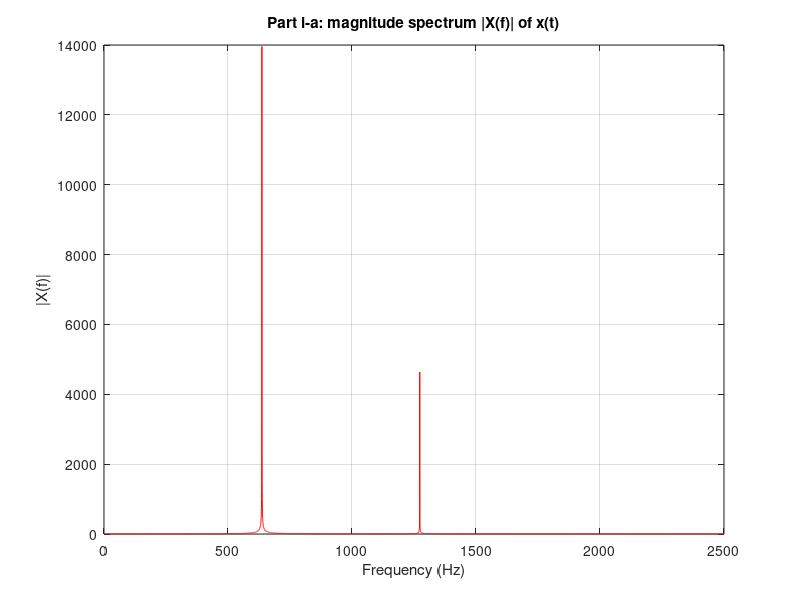
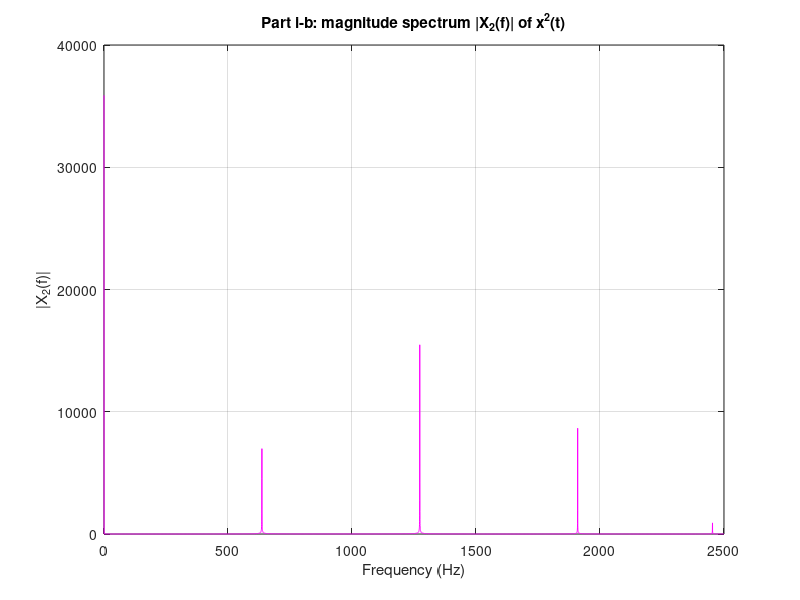
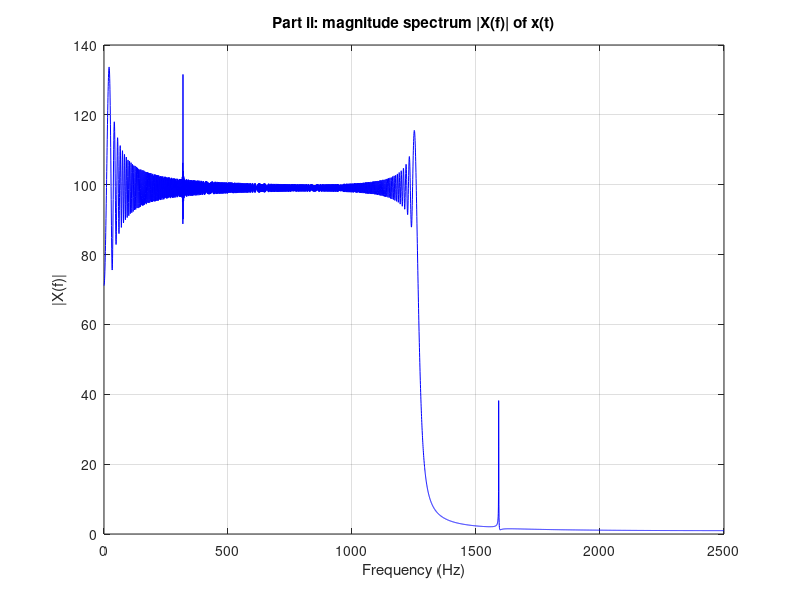

The MATLAB script that drew these images, in order:
%% Experiment 1 : FFT of sinusoidal mixtures (magnitude spectra only)

clc;
clear;
close all;

%% ========================== PART i ==========================
%% i) Ts = 0.2 ms, t in [0, 4 s]

Ts1   = 0.2e-3;               % Sampling period (s)
Fs1   = 1 / Ts1;              % Sampling frequency (Hz)
t1    = 0 : Ts1 : 4;          % Time vector
N1    = length(t1);           % Number of samples

fi1   = Fs1 / N1;             % Frequency resolution (Hz)
k1    = 0 : (N1-1);           % FFT index vector
f_full_1 = k1 * fi1;          % Full frequency axis

% Signal: x(t) = sin(2000 t + 56) * sin(56 - 6000 t) + 2 cos(4000 t)
x1 = sin(2000*t1 + 56) .* sin(56 - 6000*t1) + 2*cos(4000*t1);

%% i-a) Magnitude spectrum of x(t)  (single-sided)

X1 = fft(x1);                     % N-point FFT
half_N1   = floor(N1/2) + 1;      % Length of single-sided spectrum
X1_half   = X1(1:half_N1);        % Positive frequencies only
f1_half   = f_full_1(1:half_N1);  % Frequency axis (Hz)
magX1     = abs(X1_half);         % Magnitude of complex spectrum

figure('Name','Part i-a: |X(f)| of x(t)');
plot(f1_half, magX1, 'r-');
title('Part i-a: magnitude spectrum |X(f)| of x(t)');
xlabel('Frequency (Hz)');
ylabel('|X(f)|');
grid on;

%% i-b) Magnitude spectrum of x^2(t)  (single-sided)

x2 = x1.^2;                   % x^2(t)
X2 = fft(x2);                 % FFT of x^2(t)

X2_half   = X2(1:half_N1);
magX2     = abs(X2_half);
% Same frequency axis f1_half

figure('Name','Part i-b: |X_2(f)| of x^2(t)');
plot(f1_half, magX2, 'm-');
title('Part i-b: magnitude spectrum |X_2(f)| of x^2(t)');
xlabel('Frequency (Hz)');
ylabel('|X_2(f)|');
grid on;

%% ========================== PART ii ==========================
%% ii) Fs = 5 kHz, t in [0, 2 s]
% x(t) = cos(2000 t^2) + 0.01 sin(2000 t) + 0.01 sin(10000 t)

Fs2   = 5000;                % Sampling frequency (Hz)
Ts2   = 1 / Fs2;             % Sampling period (s)
t2    = 0 : Ts2 : 2;         % Time vector
N2    = length(t2);          % Number of samples

fi2   = Fs2 / N2;            % Frequency resolution
k2    = 0 : (N2-1);
f_full_2 = k2 * fi2;

x3 = cos(2000*t2.^2) + 0.01*sin(2000*t2) + 0.01*sin(10000*t2);

X3 = fft(x3);                % FFT

half_N2   = floor(N2/2) + 1;
X3_half   = X3(1:half_N2);
f2_half   = f_full_2(1:half_N2);
magX3     = abs(X3_half);

figure('Name','Part ii: |X(f)| of chirp signal');
plot(f2_half, magX3, 'b-');
title('Part ii: magnitude spectrum |X(f)| of x(t)');
xlabel('Frequency (Hz)');
ylabel('|X(f)|');
grid on;
